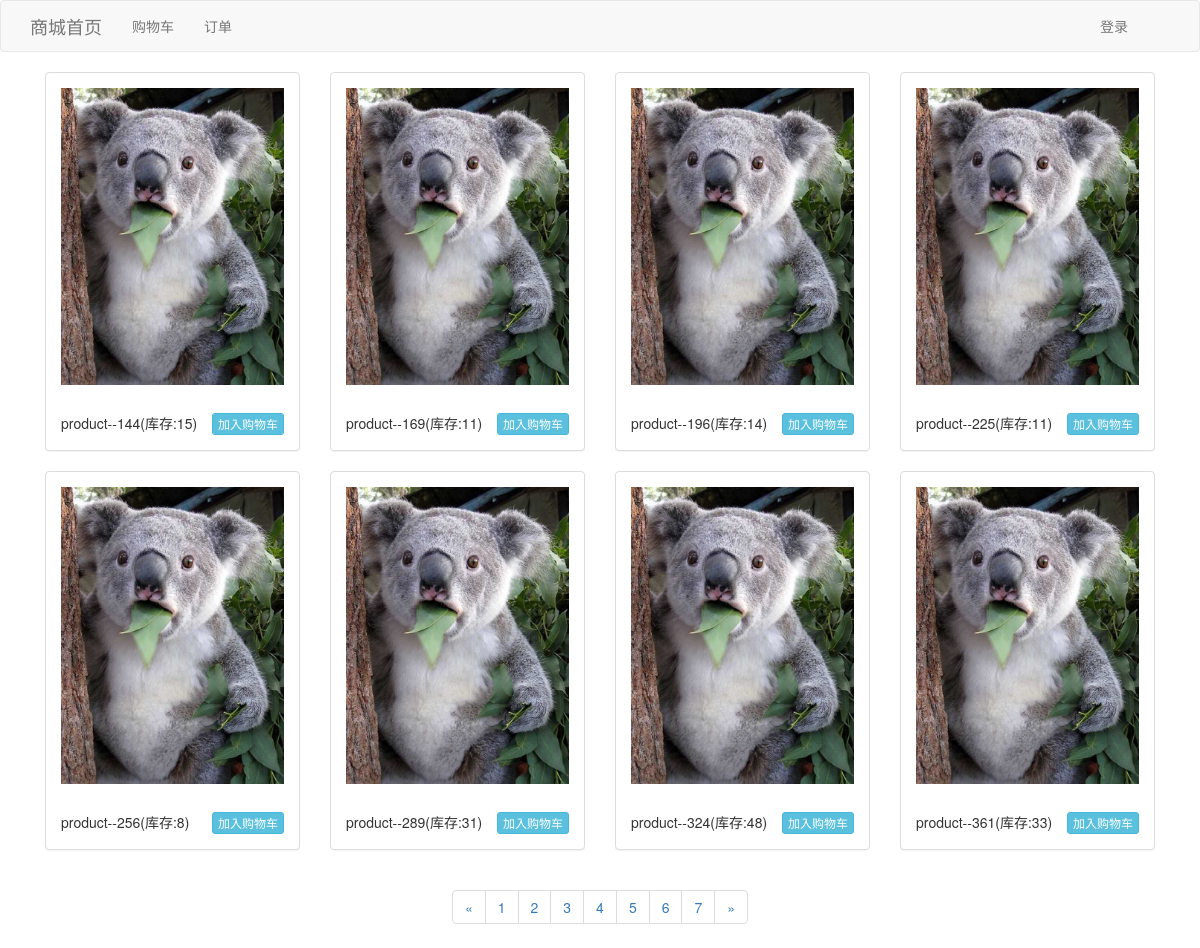
The page /index/?page=3 on the database its author committed.
### shop/models.py (models this page shows, shortened)
class Product(models.Model):
    pic = models.ImageField(upload_to="product_pic")
    describe = models.TextField()
    price = models.FloatField(default=0.0)
    count = models.IntegerField(default=0)

### shop/views.py (the view)
# urls.py: url(r'^index/', views.index, name='index'),
def index(request):
    products = Product.objects.all()
    paginator = Paginator(products, 8)
    page = request.GET.get('page', 1)
    currentPage = int(page)
    try:
        product_list = paginator.page(page)  # 获取当前页码的记录
    except PageNotAnInteger:
        product_list = paginator.page(1)
    except EmptyPage:
        product_list = paginator.page(paginator.num_pages)  # 如果用户输入的页数不在系统的页码列表中时,显示最后一页的内容
    return render(request, 'shop_list.html', {'products': products, 'product_list': product_list})

### shop/templates/shop_list.html (shortened to what this page needs)
<!DOCTYPE html>
<html>
	<head>
		<link rel="stylesheet" href="/static/css/bootstrap.css" />
	</head>
	<body>
		{% include 'base_nav.html' %}
		<div class="container">
			{% for product in product_list %}
			<div class="col-md-3 col-xs-12 col-sm-6">
				<div class="panel panel-default">
					<div class="panel-body">
						<img src="{{ product.pic.url }}" class="img-responsive" alt="Responsive image">
				 		<div style="padding-top:2em;">
					 		{{product.describe|slice:"20"}}(库存:{{ product.count }})
							{% if product.count > 0 %}
					 		<a href="/add_shopcar/{{ product.id }}" class="btn btn-info btn-xs" style="float:right;">加入购物车</a>
							{% endif %}
				 		</div>
					</div>
				</div>
			</div>
		{% endfor %}
			<nav aria-label="Page navigation" style="text-align: center;">
				<ul class="pagination">
					{% if product_list.has_previous %}
					<li>
					<a href="?page={{ product_list.previous_page_number }}" aria-label="Previous">
						<span aria-hidden="true">&laquo;</span>
					</a>
					</li>
					{% endif %}
					{% for num in product_list.paginator.page_range %}
						{% if num == currentPage %}
							<li class="item active"><a href="?page={{ num }}">{{ num }}</a></li>
						{% else %}
							<li class="item"><a href="?page={{ num }}">{{ num }}</a></li>
						{% endif %}
					{% endfor %}
					{% if product_list.has_next %}
					<li>
					<a href="?page={{ product_list.next_page_number }}" aria-label="Next">
						<span aria-hidden="true">&raquo;</span>
					</a>
					</li>
					{% endif %}
				</ul>
			</nav>
		</div>
	</body>
</html>

### rows shown on the page
Product: pic (picture), describe "product--144", count "15"
Product: pic (picture), describe "product--169", count "11"
Product: pic (picture), describe "product--196", count "14"
Product: pic (picture), describe "product--225", count "11"
Product: pic (picture), describe "product--256", count "8"
Product: pic (picture), describe "product--289", count "31"
Product: pic (picture), describe "product--324", count "48"
Product: pic (picture), describe "product--361", count "33"

### other values the page prints
{{ num }} "1" "2" "3" "4" "5" "6" "7"
